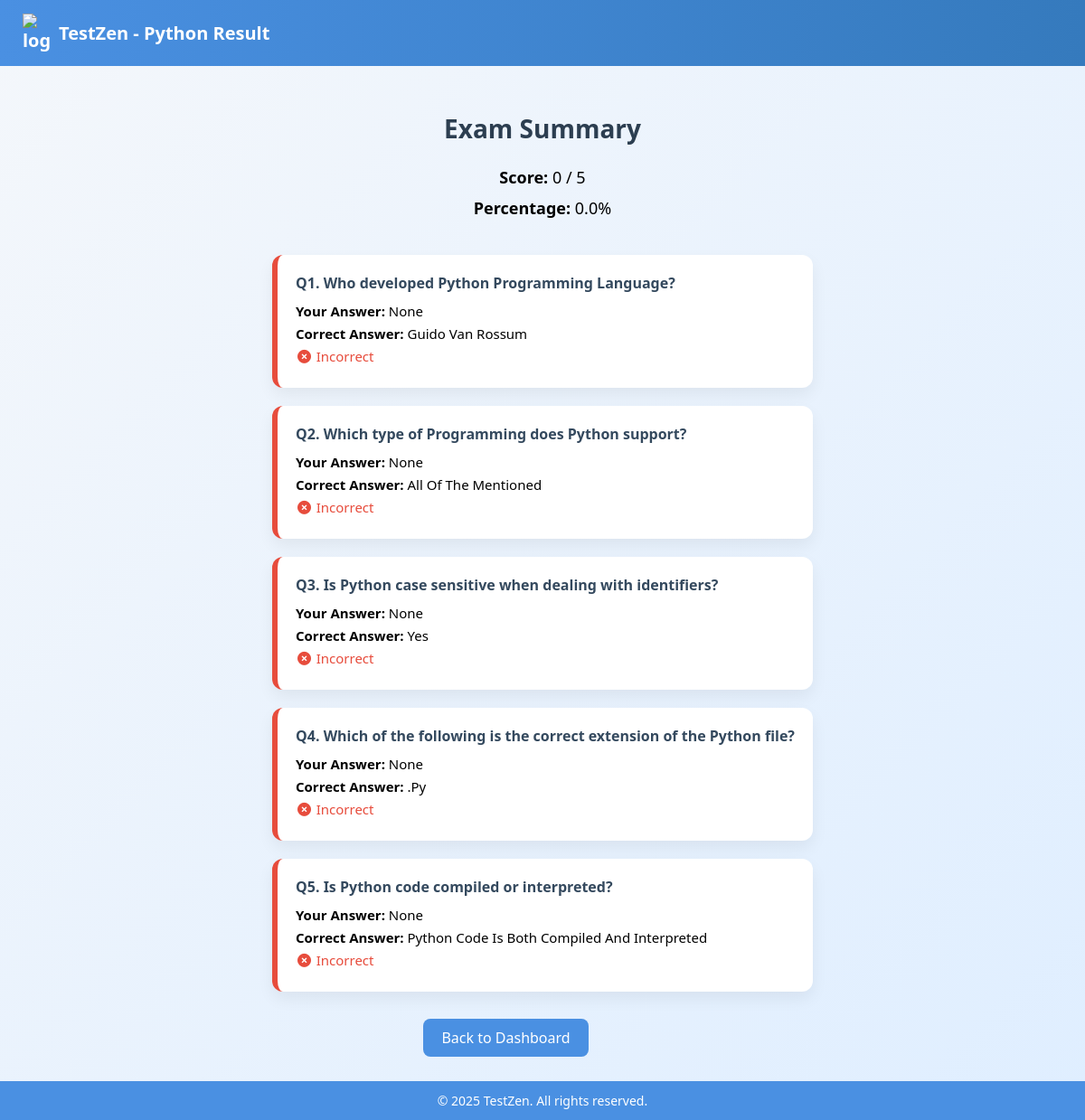
Screenshot of /submit_exam/1/ with the database file from the repository.
### examapp/models.py (models this page shows, shortened)
class Subject(models.Model):
    name=models.CharField(max_length=100)

class Question(models.Model):
    subject = models.ForeignKey(Subject, on_delete=models.CASCADE)
    text = models.TextField()
    option1 = models.CharField(max_length=200)
    option2 = models.CharField(max_length=200)
    option3 = models.CharField(max_length=200)
    option4 = models.CharField(max_length=200)
    correct_option = models.CharField(max_length=200)
    def __str__(self):
        return self.text

### examapp/views.py (the view, shortened to what this page needs)
# urls.py: path('submit_exam/<int:subject_id>/', views.submit_exam, name='submit_exam'),
def submit_exam(request, subject_id):
    subject = get_object_or_404(Subject, id=subject_id)
    questions = Question.objects.filter(subject=subject)
    answers = request.session.get('answers', {})
    score = 0
    total = questions.count()
    result_details = []
    for question in questions:
        user_ans = answers.get(str(question.id))
        correct_ans = getattr(question, 'correct_option', None)  # safe way
        is_correct = user_ans == correct_ans
        if is_correct:
            score += 1
        result_details.append({
            'question': question,
            'selected': user_ans,
            'correct': correct_ans,
            'is_correct': is_correct
        })
    percentage = round((score / total) * 100, 2) if total > 0 else 0
    request.session.pop('answers', None)
    return render(request, 'examapp/result.html', {
        'subject': subject,
        'score': score,
        'total': total,
        'percentage': percentage,
        'result_details': result_details,
    })

### examapp/templates/examapp/result.html (shortened to what this page needs)
  <!DOCTYPE html>
  <html lang="en">
  <head>
    <link rel="stylesheet" href="https://cdnjs.cloudflare.com/ajax/libs/font-awesome/7.0.0/css/all.min.css">
  </head>
  <body>
    <div class="navbar">
      <h1><img src="https://iili.io/FvlNBgp.png" alt="logo"> TestZen - {{ subject.name }} Result</h1>
    </div>
    <div class="main-content">
      <div class="summary">
        <h2>Exam Summary</h2>
        <p><strong>Score:</strong> {{ score }} / {{ total }}</p>
        <p><strong>Percentage:</strong> {{ percentage }}%</p>
      </div>
      {% for item in result_details %}
        <div class="result-card {% if item.is_correct %}correct{% else %}wrong{% endif %}">
          <h4>Q{{ forloop.counter }}. {{ item.question }}</h4>
          <p><strong>Your Answer:</strong> {{ item.selected|title }}</p>
          <p><strong>Correct Answer:</strong> {{ item.correct|title }}</p>
          {% if item.is_correct %}
            <p style="color: #2ecc71;"><i class="fas fa-check-circle"></i> Correct</p>
          {% else %}
            <p style="color: #e74c3c;"><i class="fas fa-times-circle"></i> Incorrect</p>
          {% endif %}
        </div>
      {% endfor %}
      <a href="{% url 'dashboard' %}" class="btn">Back to Dashboard</a>
    </div>
    <footer>
      &copy; 2025 TestZen. All rights reserved.
    </footer>
  </body>
  </html>

### examapp/templates/examapp/result.html (style rules this page uses)
* { box-sizing: border-box; font-family: system-ui, -apple-system, BlinkMacSystemFont, 'Segoe UI', Roboto, Oxygen, Ubuntu, Cantarell, 'Open Sans', 'Helvetica Neue', sans-serif; }
body { margin: 0; background: linear-gradient(to bottom right, #f4f7fb, #dfeeff); display: flex; flex-direction: column; min-height: 100vh; overflow-x: hidden; overflow-y: auto; }
.btn { background: #4a90e2; color: white; padding: 10px 20px; border: none; border-radius: 8px; cursor: pointer; text-decoration: none; margin-top: 10px; display: inline-block; margin-left: 28%; transition: background 0.3s ease; }
.navbar { background: linear-gradient(90deg, #4a90e2, #357ABD); color: white; padding: 15px 25px; display: flex; align-items: center; justify-content: space-between; position: fixed; top: 0%; width: 100%; z-index: 1000; justify-content: space-between; }
.navbar h1 { font-size: 20px; display: flex; align-items: center; margin: 0; }
.navbar img { width: 30px; margin-right: 10px; }
.main-content { flex: 1; padding: 100px 20px 70px ; max-width: 900px; margin: auto; overflow-y: auto; height: calc(100vh - 130px); }
.summary { text-align: center; margin-bottom: 40px; }
.summary h2 { font-size: 28px; color: #2c3e50; }
.summary p { font-size: 18px; margin: 10px 0; }
.result-card { background: #fff; border-radius: 12px; box-shadow: 0 8px 18px rgba(0, 0, 0, 0.06); padding: 20px; margin-bottom: 20px; }
.result-card.wrong { border-left: 6px solid #e74c3c; }
.result-card h4 { margin: 0 0 10px; color: #34495e; }
.result-card p { margin: 5px 0; font-size: 15px; }
footer { background: #4a90e2; color: white; text-align: center; padding: 12px 0; font-size: 14px; position: fixed; bottom: 0; width: 100%; }

### rows the page displays
Subject: name "Python"
Question: question "Who developed Python Programming Language?", selected "None", correct "Guido Van Rossum"
Question: question "Which type of Programming does Python support?", selected "None", correct "All Of The Mentioned"
Question: question "Is Python case sensitive when dealing with identifiers?", selected "None", correct "Yes"
Question: question "Which of the following is the correct extension of the Python file?", selected "None", correct ".Py"
Question: question "Is Python code compiled or interpreted?", selected "None", correct "Python Code Is Both Compiled And Interpreted"

### other values shown
{{ score }} "0"
{{ total }} "5"
{{ percentage }} "0.0"
